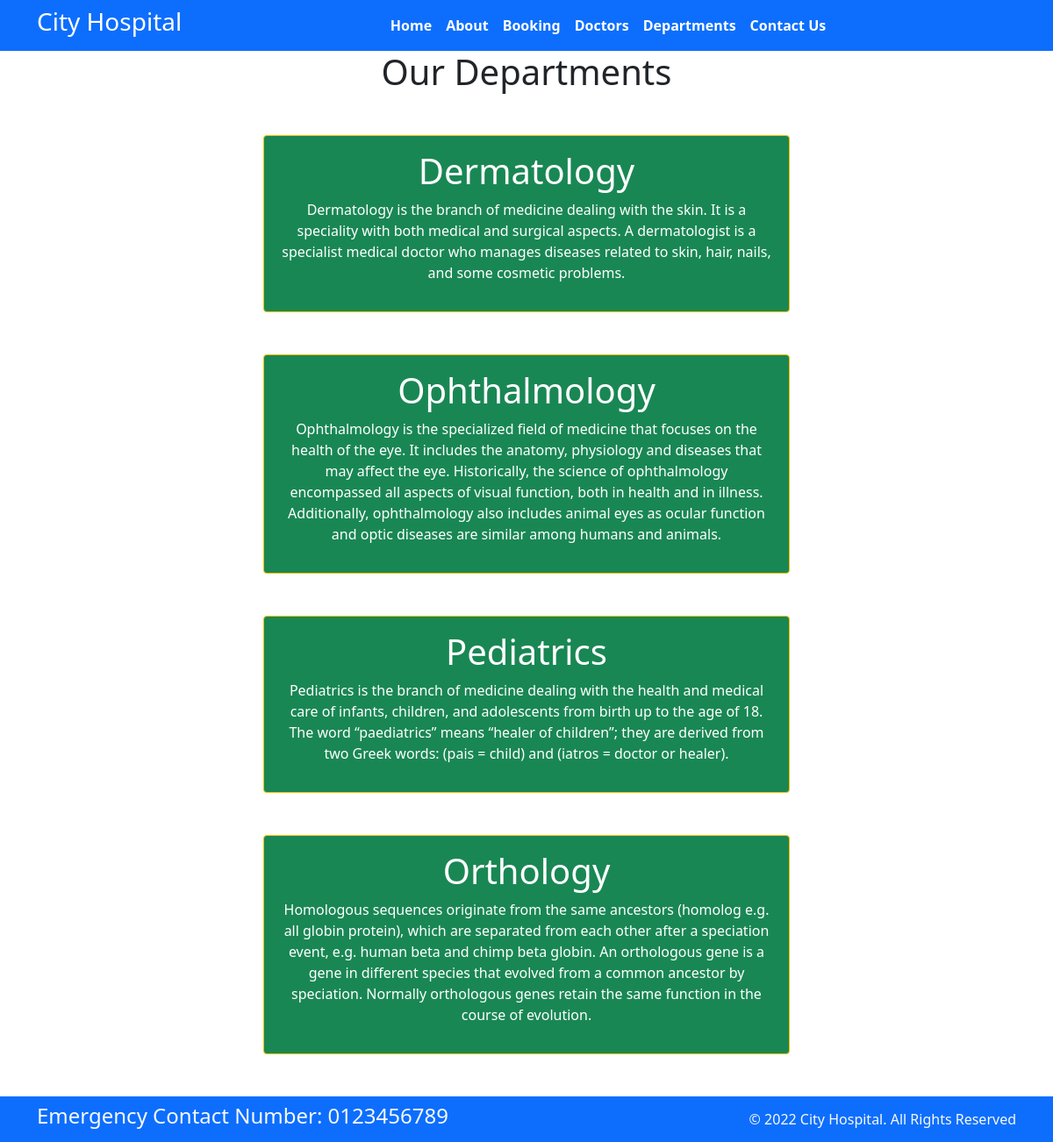
The page /departments on the database its author committed.
### home/models.py (models this page shows, shortened)
class Departments(models.Model):
    dep_name = models.CharField(max_length = 100)
    dep_description = models.TextField()

### home/views.py (the view)
# urls.py: path('departments', views.departments,name='departments'),
def departments(request):
    dict_dept ={
        'dept': Departments.objects.all()
    }
    return render(request,'departments.html',dict_dept)

### templates/departments.html (shortened to what this page needs)
{% extends 'base.html' %}
{% block content%}
<h1 class="text-center">Our Departments</h1>
{% for d in dept %}
<div class = "mx-auto w-50 bg-success text-center text-white p-3 my-5 border border-warning rounded ">
    <h1>{{d.dep_name}} </h1>
    <p>{{d.dep_description}}</p>
</div>
{% endfor %}
{% endblock%}

### templates/base.html (shortened to what this page needs)
{% load static %}
<!DOCTYPE html>
<html>
  <head>
    <link rel="stylesheet"
      href=" https://cdn.jsdelivr.net/npm/bootstrap@5.1.3/dist/css/bootstrap.min.css ">
    <link rel="stylesheet"
      href="https://use.fontawesome.com/releases/v5.2.0/css/all.css">
      <link rel="stylesheet"
      href="{% static '/css/style.css' %}">
  </head>
  <body>
    <nav class="navbar bg-primary navbar-expand-md ">
      <div class="container">
        <div class="col-2 text-left pl-md-0">
          <h3 class="text-white"> City Hospital </h3>
        </div>
        <div
          class="collapse navbar-collapse justify-content-center col-md-8 navbar-collapse-3">
          <ul class="navbar-nav justify-content-center  fw-bold">
            <li class="nav-item active">
              <a class="nav-link text-white" href="{% url 'home'%}">Home </a>
            </li>
            <li class="nav-item">
              <a class="nav-link text-white" href="{% url 'about'%}">About</a>
            </li>
            <li class="nav-item">
              <a class="nav-link text-white" href="{% url 'booking'%}">Booking</a>
            </li>
            <li class="nav-item">
              <a class="nav-link text-white" href="{% url 'doctors'%}">Doctors</a>
            </li>
			 <li class="nav-item">
              <a class="nav-link text-white" href="{% url 'departments'%}">Departments</a>
            </li>
            <li class="nav-item">
              <a class="nav-link text-white" href="{% url 'contact'%}">Contact Us</a>
            </li>
          </ul>
        </div>
      </div>
    </nav>
    {% block content %}{% endblock%}
    <section class="">
      <footer class="pt-2 pb-2  bg-primary text-light">
        <div class="container">
          <div class="row align-items-center">
            <div class="col-12 col-md-8">
              <h4>Emergency Contact Number: 0123456789</h4>
            </div>
            <div class="col-12 col-md-4 mt-4 mt-md-0 text-center text-md-end">
              © 2022 City Hospital. All Rights Reserved
            </div>
          </div>
        </div>
      </footer>
    </section>
  </body>
</html>

### rows shown on the page
Departments: dep_name "Dermatology", dep_description "Dermatology is the branch of medicine dealing with the skin. It is a speciality with both medical and surgical aspects. A dermatologist is a specialist medical doctor who manages diseases related to skin, hair, nails, and some cosmetic problems."
Departments: dep_name "Ophthalmology", dep_description "Ophthalmology is the specialized field of medicine that focuses on the health of the eye. It includes the anatomy, physiology and diseases that may affect the eye. Historically, the science of ophthalmology encompassed all aspects of visual function, both in health and in illness. Additionally, ophthalmology also includes animal eyes as ocular function and optic diseases are similar among humans and animals."
Departments: dep_name "Pediatrics", dep_description "Pediatrics is the branch of medicine dealing with the health and medical care of infants, children, and adolescents from birth up to the age of 18. The word “paediatrics” means “healer of children”; they are derived from two Greek words: (pais = child) and (iatros = doctor or healer)."
Departments: dep_name "Orthology", dep_description "Homologous sequences originate from the same ancestors (homolog e.g. all globin protein), which are separated from each other after a speciation event, e.g. human beta and chimp beta globin. An orthologous gene is a gene in different species that evolved from a common ancestor by speciation. Normally orthologous genes retain the same function in the course of evolution."
